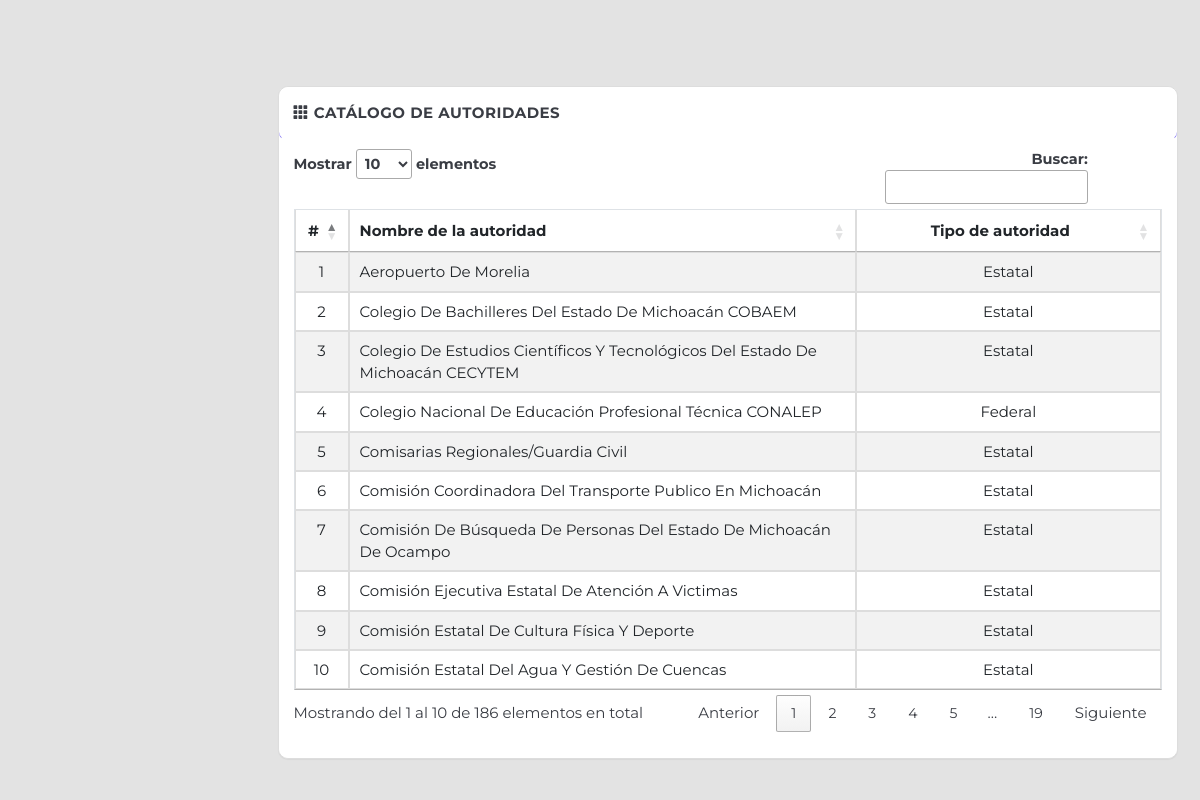
The page /administrador/autoridades.php on the database its author committed.
### tables this page shows
CREATE TABLE `cat_autoridades` (
  `id_cat_aut` int(11) NOT NULL,
  `nombre_autoridad` varchar(300) NOT NULL,
  `tipo_autoridad` int(11) NOT NULL
);

CREATE TABLE `tipo_autoridad` (
  `id_tipo_aut` int(11) NOT NULL,
  `tipo` varchar(50) NOT NULL
);

### administrador/includes/database.php (called while the page is built, shortened)
<?php
class MySqli_DB {
    private $con;
    public $query_id;
public function db_connect()
{
  $this->con = mysqli_connect(DB_HOST,DB_USER,DB_PASS);
  if(!$this->con)
         {
           die("Falló la conexión con la base de datos: ". mysqli_connect_error());
         } else {
           $select_db = $this->con->select_db(DB_NAME);
         }
}
public function query($sql)
   {
      if (trim($sql != "")) {
          $this->query_id = $this->con->query($sql);
      }
       return $this->query_id;
   }
}
$db = new MySqli_DB();
?>

### administrador/includes/sql.php (called while the page is built, shortened)
<?php
require_once('load.php');
function find_all_autoridades()
{
  global $db;
  $sql  = "SELECT c.id_cat_aut, c.nombre_autoridad, t.tipo FROM cat_autoridades as c LEFT JOIN tipo_autoridad as t ON t.id_tipo_aut = c.tipo_autoridad ORDER BY c.nombre_autoridad;";
  return $db->query($sql);
}

### administrador/includes/functions.php (called while the page is built, shortened)
<?php
function remove_junk($str)
{
  $str = nl2br($str);
  $str = htmlspecialchars(strip_tags($str, ENT_QUOTES));
  return $str;
}
function count_id()
{
  static $count = 1;
  return $count++;
}

### administrador/autoridades.php (the view, shortened to what this page needs)
<?php
$all_autoridades = find_all_autoridades();
?>
<?php include_once('layouts/header.php'); ?>
<div class="row">
    <div class="col-md-12">
    </div>
</div>
<div class="row">
    <div class="col-md-12">
        <div class="panel panel-default">
            <div class="panel-heading clearfix">
                <strong>
                    <span class="glyphicon glyphicon-th"></span>
                    <span>Catálogo de Autoridades</span>
                </strong>
            </div>
            <div class="panel-body">
                <table class="datatable table table-bordered table-striped">
                    <thead>
                        <tr class="thead-purple">
                            <th class="text-center" style="width: 5%;">#</th>
                            <th style="width: 50%;">Nombre de la autoridad</th>
                            <th class="text-center" style="width: 30%;">Tipo de autoridad</th>
                        </tr>
                    </thead>
                    <tbody>
                        <?php foreach ($all_autoridades as $a_autoridad) : ?>
                            <tr>
                                <td class="text-center"><?php echo count_id(); ?></td>
                                <td><?php echo remove_junk(ucwords($a_autoridad['nombre_autoridad'])) ?></td>
                                <td class="text-center">
                                    <?php echo remove_junk(ucwords($a_autoridad['tipo'])) ?>
                                </td>
                            </tr>
                        <?php endforeach; ?>
                    </tbody>
                </table>
            </div>
        </div>
    </div>
</div>
<?php include_once('layouts/footer.php'); ?>

### administrador/layouts/header.php (shortened to what this page needs)
<!DOCTYPE html>
<html lang="es">
<head>
  <link rel="stylesheet" href="https://maxcdn.bootstrapcdn.com/bootstrap/3.3.4/css/bootstrap.min.css" />
  <link rel="stylesheet" href="//cdnjs.cloudflare.com/ajax/libs/bootstrap-datepicker/1.3.0/css/datepicker3.min.css" />
  <link rel="stylesheet" href="libs/css/main.css" />
  <link href="https://cdn.jsdelivr.net/npm/bootstrap@5.3.0-alpha1/dist/css/bootstrap.min.css" rel="stylesheet">
  <link href="https://harvesthq.github.io/chosen/chosen.css" rel="stylesheet" />
</head>
<body style="background-color: #E3E3E3; color: white;">
  <div class="page">
    <div class="container-fluid">

### administrador/layouts/footer.php (shortened to what this page needs)
</div>
</div>
<link rel="stylesheet" type="text/css" href="https://cdn.datatables.net/1.12.1/css/jquery.dataTables.css">
<link href="https://harvesthq.github.io/chosen/chosen.css" rel="stylesheet" />
</body>
</html>

### administrador/libs/css/main.css (style rules this page uses)
body { font-family: 'Montserrat', sans-serif; font-weight: 400; overflow-x: hidden; overflow-y: auto; background-color: #eeeeee; height: 100%; width: 100%; }
.page { position: relative; display: block; top: 50px; left: 0; padding: 35px 15px 20px 270px; }
.panel { background: #ffffff; color: #3a3d44; border-radius: 10px 10px 10px 10px; }
.panel-default > .panel-heading { background-color: #ffffff; border-bottom: 2.5px solid #7263f0; font-size: 15px; text-transform: uppercase; letter-spacing: 0.5px; padding: 15px; font-family: 'Montserrat', sans-serif; color: #3a3d44; border-radius: 10px 10px 10px 10px; }
.panel-body { font-size: 14px; background-color: #ffffff; border-radius: 10px 10px 10px 10px; margin-top: -8px; }
div.panel-body { font-family: 'Montserrat', sans-serif; font-size: 15px; }
.table-striped tbody tr:nth-of-type(odd) { background-color: #f2f2ff; }
.thead-purple { background-color: #7263f0; color: white; }

### rows shown on the page
cat_autoridades: count_id "1", nombre_autoridad "Aeropuerto De Morelia", tipo_autoridad.tipo "Estatal"
cat_autoridades: count_id "2", nombre_autoridad "Colegio De Bachilleres Del Estado De Michoacán COBAEM", tipo_autoridad.tipo "Estatal"
cat_autoridades: count_id "3", nombre_autoridad "Colegio De Estudios Científicos Y Tecnológicos Del Estado De Michoacán CECYTEM", tipo_autoridad.tipo "Estatal"
cat_autoridades: count_id "4", nombre_autoridad "Colegio Nacional De Educación Profesional Técnica CONALEP", tipo_autoridad.tipo "Federal"
cat_autoridades: count_id "5", nombre_autoridad "Comisarias Regionales/Guardia Civil", tipo_autoridad.tipo "Estatal"
cat_autoridades: count_id "6", nombre_autoridad "Comisión Coordinadora Del Transporte Publico En Michoacán", tipo_autoridad.tipo "Estatal"
cat_autoridades: count_id "7", nombre_autoridad "Comisión De Búsqueda De Personas Del Estado De Michoacán De Ocampo", tipo_autoridad.tipo "Estatal"
cat_autoridades: count_id "8", nombre_autoridad "Comisión Ejecutiva Estatal De Atención A Victimas", tipo_autoridad.tipo "Estatal"
cat_autoridades: count_id "9", nombre_autoridad "Comisión Estatal De Cultura Física Y Deporte", tipo_autoridad.tipo "Estatal"
cat_autoridades: count_id "10", nombre_autoridad "Comisión Estatal Del Agua Y Gestión De Cuencas", tipo_autoridad.tipo "Estatal"
